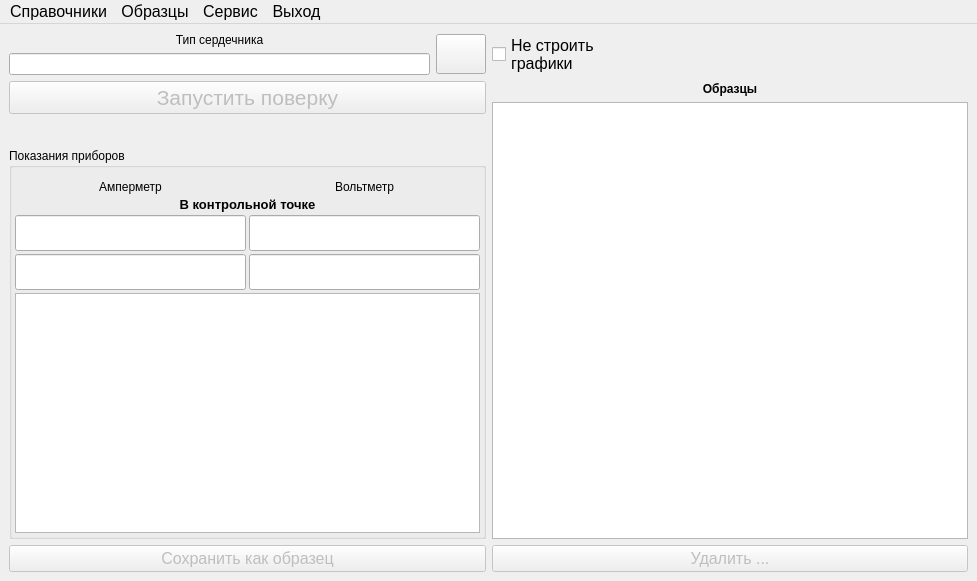
<?xml version="1.0" encoding="UTF-8"?>
<ui version="4.0">
 <class>MainWindow</class>
 <widget class="QMainWindow" name="MainWindow">
  <property name="geometry">
   <rect>
    <x>0</x>
    <y>0</y>
    <width>977</width>
    <height>581</height>
   </rect>
  </property>
  <property name="windowTitle">
   <string>Поверка сердечников</string>
  </property>
  <property name="unifiedTitleAndToolBarOnMac">
   <bool>false</bool>
  </property>
  <widget class="QWidget" name="centralwidget">
   <layout class="QHBoxLayout" name="horizontalLayout">
    <item>
     <layout class="QVBoxLayout" name="verticalLayout">
      <item>
       <layout class="QGridLayout" name="gridLayout_2">
        <item row="1" column="0">
         <widget class="QLineEdit" name="lineEdit">
          <property name="sizePolicy">
           <sizepolicy hsizetype="Ignored" vsizetype="Fixed">
            <horstretch>0</horstretch>
            <verstretch>0</verstretch>
           </sizepolicy>
          </property>
          <property name="text">
           <string/>
          </property>
         </widget>
        </item>
        <item row="0" column="1" rowspan="2">
         <widget class="QPushButton" name="pushButton">
          <property name="minimumSize">
           <size>
            <width>50</width>
            <height>40</height>
           </size>
          </property>
          <property name="maximumSize">
           <size>
            <width>40</width>
            <height>40</height>
           </size>
          </property>
          <property name="font">
           <font>
            <pointsize>12</pointsize>
           </font>
          </property>
          <property name="text">
           <string/>
          </property>
          <property name="icon">
           <iconset>
            <selectedon>:/ico/ico/book_green.png</selectedon>
           </iconset>
          </property>
          <property name="iconSize">
           <size>
            <width>32</width>
            <height>32</height>
           </size>
          </property>
         </widget>
        </item>
        <item row="0" column="0">
         <widget class="QLabel" name="label">
          <property name="text">
           <string>Тип сердечника</string>
          </property>
          <property name="alignment">
           <set>Qt::AlignCenter</set>
          </property>
         </widget>
        </item>
       </layout>
      </item>
      <item>
       <layout class="QHBoxLayout" name="horizontalLayout_4">
        <item>
         <widget class="QPushButton" name="pushButton_2">
          <property name="enabled">
           <bool>false</bool>
          </property>
          <property name="font">
           <font>
            <pointsize>16</pointsize>
            <weight>50</weight>
            <bold>false</bold>
           </font>
          </property>
          <property name="text">
           <string> Запустить поверку </string>
          </property>
         </widget>
        </item>
       </layout>
      </item>
      <item>
       <widget class="QLabel" name="label_2">
        <property name="sizePolicy">
         <sizepolicy hsizetype="Preferred" vsizetype="Preferred">
          <horstretch>0</horstretch>
          <verstretch>0</verstretch>
         </sizepolicy>
        </property>
        <property name="baseSize">
         <size>
          <width>0</width>
          <height>0</height>
         </size>
        </property>
        <property name="font">
         <font>
          <pointsize>14</pointsize>
          <weight>75</weight>
          <bold>true</bold>
         </font>
        </property>
        <property name="text">
         <string/>
        </property>
        <property name="wordWrap">
         <bool>true</bool>
        </property>
       </widget>
      </item>
      <item>
       <widget class="QGroupBox" name="groupBox">
        <property name="title">
         <string>Показания приборов</string>
        </property>
        <layout class="QVBoxLayout" name="verticalLayout_6">
         <property name="spacing">
          <number>3</number>
         </property>
         <property name="leftMargin">
          <number>3</number>
         </property>
         <property name="topMargin">
          <number>0</number>
         </property>
         <property name="rightMargin">
          <number>3</number>
         </property>
         <property name="bottomMargin">
          <number>3</number>
         </property>
         <item>
          <widget class="QLabel" name="label_6">
           <property name="font">
            <font>
             <pointsize>6</pointsize>
            </font>
           </property>
           <property name="text">
            <string/>
           </property>
          </widget>
         </item>
         <item>
          <layout class="QGridLayout" name="gridLayout">
           <item row="0" column="0">
            <widget class="QLabel" name="label_4">
             <property name="text">
              <string>Амперметр</string>
             </property>
             <property name="alignment">
              <set>Qt::AlignBottom|Qt::AlignHCenter</set>
             </property>
            </widget>
           </item>
           <item row="0" column="1">
            <widget class="QLabel" name="label_5">
             <property name="text">
              <string>Вольтметр</string>
             </property>
             <property name="alignment">
              <set>Qt::AlignBottom|Qt::AlignHCenter</set>
             </property>
            </widget>
           </item>
           <item row="3" column="0">
            <widget class="QLineEdit" name="lineEdit_2">
             <property name="sizePolicy">
              <sizepolicy hsizetype="Ignored" vsizetype="Fixed">
               <horstretch>0</horstretch>
               <verstretch>0</verstretch>
              </sizepolicy>
             </property>
             <property name="font">
              <font>
               <pointsize>18</pointsize>
               <weight>75</weight>
               <bold>true</bold>
              </font>
             </property>
             <property name="alignment">
              <set>Qt::AlignCenter</set>
             </property>
            </widget>
           </item>
           <item row="3" column="1">
            <widget class="QLineEdit" name="lineEdit_3">
             <property name="sizePolicy">
              <sizepolicy hsizetype="Ignored" vsizetype="Fixed">
               <horstretch>0</horstretch>
               <verstretch>0</verstretch>
              </sizepolicy>
             </property>
             <property name="font">
              <font>
               <pointsize>18</pointsize>
               <weight>75</weight>
               <bold>true</bold>
              </font>
             </property>
             <property name="alignment">
              <set>Qt::AlignCenter</set>
             </property>
            </widget>
           </item>
           <item row="1" column="0" colspan="2">
            <widget class="QLabel" name="label_7">
             <property name="font">
              <font>
               <pointsize>10</pointsize>
               <weight>75</weight>
               <bold>true</bold>
              </font>
             </property>
             <property name="text">
              <string>В контрольной точке</string>
             </property>
             <property name="alignment">
              <set>Qt::AlignCenter</set>
             </property>
            </widget>
           </item>
           <item row="2" column="0">
            <widget class="QLineEdit" name="lineEdit_4">
             <property name="sizePolicy">
              <sizepolicy hsizetype="Ignored" vsizetype="Fixed">
               <horstretch>0</horstretch>
               <verstretch>0</verstretch>
              </sizepolicy>
             </property>
             <property name="minimumSize">
              <size>
               <width>0</width>
               <height>0</height>
              </size>
             </property>
             <property name="font">
              <font>
               <pointsize>18</pointsize>
               <weight>75</weight>
               <bold>true</bold>
              </font>
             </property>
             <property name="alignment">
              <set>Qt::AlignCenter</set>
             </property>
            </widget>
           </item>
           <item row="2" column="1">
            <widget class="QLineEdit" name="lineEdit_5">
             <property name="sizePolicy">
              <sizepolicy hsizetype="Ignored" vsizetype="Fixed">
               <horstretch>0</horstretch>
               <verstretch>0</verstretch>
              </sizepolicy>
             </property>
             <property name="minimumSize">
              <size>
               <width>0</width>
               <height>0</height>
              </size>
             </property>
             <property name="font">
              <font>
               <pointsize>18</pointsize>
               <weight>75</weight>
               <bold>true</bold>
              </font>
             </property>
             <property name="alignment">
              <set>Qt::AlignCenter</set>
             </property>
            </widget>
           </item>
          </layout>
         </item>
         <item>
          <widget class="QTableView" name="tableView">
           <property name="sizePolicy">
            <sizepolicy hsizetype="Ignored" vsizetype="Expanding">
             <horstretch>0</horstretch>
             <verstretch>0</verstretch>
            </sizepolicy>
           </property>
           <property name="font">
            <font>
             <pointsize>12</pointsize>
            </font>
           </property>
           <property name="horizontalScrollBarPolicy">
            <enum>Qt::ScrollBarAlwaysOff</enum>
           </property>
           <property name="autoScroll">
            <bool>true</bool>
           </property>
          </widget>
         </item>
        </layout>
       </widget>
      </item>
      <item>
       <layout class="QHBoxLayout" name="horizontalLayout_3">
        <item>
         <widget class="QPushButton" name="pushButton_3">
          <property name="enabled">
           <bool>false</bool>
          </property>
          <property name="font">
           <font>
            <pointsize>12</pointsize>
           </font>
          </property>
          <property name="text">
           <string> Сохранить как образец </string>
          </property>
         </widget>
        </item>
       </layout>
      </item>
     </layout>
    </item>
    <item>
     <layout class="QVBoxLayout" name="verticalLayout_2">
      <property name="sizeConstraint">
       <enum>QLayout::SetMaximumSize</enum>
      </property>
     </layout>
    </item>
    <item>
     <layout class="QVBoxLayout" name="verticalLayout_3">
      <property name="sizeConstraint">
       <enum>QLayout::SetMinimumSize</enum>
      </property>
      <item>
       <widget class="QCheckBox" name="checkBox">
        <property name="font">
         <font>
          <pointsize>12</pointsize>
         </font>
        </property>
        <property name="text">
         <string>Не строить
графики</string>
        </property>
       </widget>
      </item>
      <item>
       <widget class="QLabel" name="label_3">
        <property name="font">
         <font>
          <weight>75</weight>
          <bold>true</bold>
         </font>
        </property>
        <property name="text">
         <string>Образцы</string>
        </property>
        <property name="alignment">
         <set>Qt::AlignCenter</set>
        </property>
       </widget>
      </item>
      <item>
       <widget class="QTableView" name="tableView_2">
        <property name="sizePolicy">
         <sizepolicy hsizetype="Ignored" vsizetype="Expanding">
          <horstretch>0</horstretch>
          <verstretch>0</verstretch>
         </sizepolicy>
        </property>
        <attribute name="horizontalHeaderVisible">
         <bool>false</bool>
        </attribute>
       </widget>
      </item>
      <item>
       <widget class="QPushButton" name="pushButton_4">
        <property name="enabled">
         <bool>false</bool>
        </property>
        <property name="font">
         <font>
          <pointsize>12</pointsize>
         </font>
        </property>
        <property name="text">
         <string> Удалить ... </string>
        </property>
       </widget>
      </item>
     </layout>
    </item>
   </layout>
  </widget>
  <widget class="QMenuBar" name="menuBar">
   <property name="geometry">
    <rect>
     <x>0</x>
     <y>0</y>
     <width>977</width>
     <height>27</height>
    </rect>
   </property>
   <property name="font">
    <font>
     <pointsize>12</pointsize>
     <weight>50</weight>
     <bold>false</bold>
    </font>
   </property>
   <widget class="QMenu" name="menu">
    <property name="font">
     <font>
      <pointsize>12</pointsize>
      <weight>50</weight>
      <bold>false</bold>
     </font>
    </property>
    <property name="title">
     <string>Справочники</string>
    </property>
    <addaction name="action_7"/>
    <addaction name="action_8"/>
    <addaction name="action"/>
   </widget>
   <widget class="QMenu" name="menu_2">
    <property name="font">
     <font>
      <pointsize>12</pointsize>
     </font>
    </property>
    <property name="title">
     <string>Сервис</string>
    </property>
    <addaction name="action_3"/>
    <addaction name="action_4"/>
   </widget>
   <widget class="QMenu" name="menu_3">
    <property name="font">
     <font>
      <pointsize>12</pointsize>
     </font>
    </property>
    <property name="title">
     <string>Выход</string>
    </property>
    <addaction name="action_5"/>
   </widget>
   <widget class="QMenu" name="menu_4">
    <property name="font">
     <font>
      <pointsize>12</pointsize>
     </font>
    </property>
    <property name="title">
     <string>Образцы</string>
    </property>
    <addaction name="action_6"/>
   </widget>
   <addaction name="menu"/>
   <addaction name="menu_4"/>
   <addaction name="menu_2"/>
   <addaction name="menu_3"/>
  </widget>
  <action name="action">
   <property name="text">
    <string>Сердечники</string>
   </property>
  </action>
  <action name="action_2">
   <property name="text">
    <string>Образцы</string>
   </property>
  </action>
  <action name="action_3">
   <property name="text">
    <string>Настройки</string>
   </property>
  </action>
  <action name="action_4">
   <property name="enabled">
    <bool>false</bool>
   </property>
   <property name="text">
    <string>Отчет</string>
   </property>
  </action>
  <action name="action_5">
   <property name="text">
    <string>Выйти из программы</string>
   </property>
  </action>
  <action name="action_6">
   <property name="enabled">
    <bool>false</bool>
   </property>
   <property name="text">
    <string>Сохранить как образец</string>
   </property>
  </action>
  <action name="action_1">
   <property name="text">
    <string>Образец1</string>
   </property>
  </action>
  <action name="action_7">
   <property name="text">
    <string>Группы сердечников</string>
   </property>
  </action>
  <action name="action_8">
   <property name="text">
    <string>Удельные веса железа</string>
   </property>
  </action>
 </widget>
 <resources>
  <include location="ico_64.qrc"/>
 </resources>
 <connections/>
</ui>
